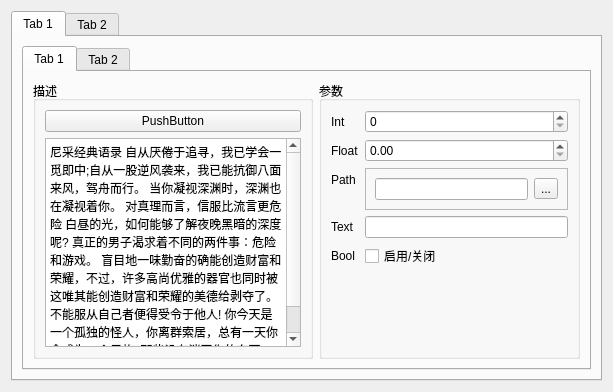
<?xml version="1.0" encoding="UTF-8"?>
<ui version="4.0">
 <class>Form</class>
 <widget class="QWidget" name="Form">
  <property name="geometry">
   <rect>
    <x>0</x>
    <y>0</y>
    <width>613</width>
    <height>392</height>
   </rect>
  </property>
  <property name="windowTitle">
   <string>Form</string>
  </property>
  <layout class="QVBoxLayout" name="verticalLayout">
   <item>
    <widget class="QTabWidget" name="tabWidget">
     <property name="currentIndex">
      <number>0</number>
     </property>
     <widget class="QWidget" name="tab">
      <attribute name="title">
       <string>Tab 1</string>
      </attribute>
      <layout class="QVBoxLayout" name="verticalLayout_2">
       <item>
        <widget class="QTabWidget" name="tabWidget_2">
         <property name="currentIndex">
          <number>0</number>
         </property>
         <widget class="QWidget" name="tab_3">
          <attribute name="title">
           <string>Tab 1</string>
          </attribute>
          <layout class="QHBoxLayout" name="horizontalLayout">
           <item>
            <widget class="QGroupBox" name="groupBox">
             <property name="title">
              <string>描述</string>
             </property>
             <layout class="QVBoxLayout" name="verticalLayout_3">
              <item>
               <widget class="QPushButton" name="pushButton">
                <property name="text">
                 <string>PushButton</string>
                </property>
               </widget>
              </item>
              <item>
               <widget class="QTextBrowser" name="textBrowser">
                <property name="html">
                 <string>&lt;!DOCTYPE HTML PUBLIC &quot;-//W3C//DTD HTML 4.0//EN&quot; &quot;http://www.w3.org/TR/REC-html40/strict.dtd&quot;&gt;
&lt;html&gt;&lt;head&gt;&lt;meta name=&quot;qrichtext&quot; content=&quot;1&quot; /&gt;&lt;meta charset=&quot;utf-8&quot; /&gt;&lt;style type=&quot;text/css&quot;&gt;
p, li { white-space: pre-wrap; }
hr { height: 1px; border-width: 0; }
li.unchecked::marker { content: &quot;\2610&quot;; }
li.checked::marker { content: &quot;\2612&quot;; }
&lt;/style&gt;&lt;/head&gt;&lt;body style=&quot; font-family:'Microsoft YaHei UI'; font-size:9pt; font-weight:400; font-style:normal;&quot;&gt;
&lt;p style=&quot; margin-top:0px; margin-bottom:0px; margin-left:0px; margin-right:0px; -qt-block-indent:0; text-indent:0px;&quot;&gt;尼采经典语录 自从厌倦于追寻，我已学会一觅即中;自从一股逆风袭来，我已能抗御八面来风，驾舟而行。 当你凝视深渊时，深渊也在凝视着你。 对真理而言，信服比流言更危险 白昼的光，如何能够了解夜晚黑暗的深度呢? 真正的男子渴求着不同的两件事：危险和游戏。 盲目地一味勤奋的确能创造财富和荣耀，不过，许多高尚优雅的器官也同时被这唯其能创造财富和荣耀的美德给剥夺了。 不能服从自己者便得受令于他人! 你今天是一个孤独的怪人，你离群索居，总有一天你会成为一个民族! 那些没有消灭你的东西，会使你变得更强壮&lt;/p&gt;&lt;/body&gt;&lt;/html&gt;</string>
                </property>
               </widget>
              </item>
             </layout>
            </widget>
           </item>
           <item>
            <widget class="QGroupBox" name="groupBox_2">
             <property name="title">
              <string>参数</string>
             </property>
             <layout class="QVBoxLayout" name="verticalLayout_4">
              <item>
               <layout class="QFormLayout" name="formLayout">
                <item row="0" column="0">
                 <widget class="QLabel" name="label_2">
                  <property name="text">
                   <string>Int</string>
                  </property>
                 </widget>
                </item>
                <item row="0" column="1">
                 <widget class="QSpinBox" name="spinBox"/>
                </item>
                <item row="1" column="0">
                 <widget class="QLabel" name="label_3">
                  <property name="text">
                   <string>Float</string>
                  </property>
                 </widget>
                </item>
                <item row="1" column="1">
                 <widget class="QDoubleSpinBox" name="doubleSpinBox"/>
                </item>
                <item row="2" column="0">
                 <widget class="QLabel" name="label">
                  <property name="text">
                   <string>Path</string>
                  </property>
                 </widget>
                </item>
                <item row="2" column="1">
                 <widget class="QFrame" name="frame">
                  <property name="frameShape">
                   <enum>QFrame::StyledPanel</enum>
                  </property>
                  <property name="frameShadow">
                   <enum>QFrame::Raised</enum>
                  </property>
                  <layout class="QHBoxLayout" name="horizontalLayout_2">
                   <item>
                    <widget class="QLineEdit" name="lineEdit_2"/>
                   </item>
                   <item>
                    <widget class="QToolButton" name="toolButton">
                     <property name="text">
                      <string>...</string>
                     </property>
                    </widget>
                   </item>
                  </layout>
                 </widget>
                </item>
                <item row="3" column="0">
                 <widget class="QLabel" name="label_4">
                  <property name="text">
                   <string>Text</string>
                  </property>
                 </widget>
                </item>
                <item row="3" column="1">
                 <widget class="QLineEdit" name="lineEdit"/>
                </item>
                <item row="4" column="0">
                 <widget class="QLabel" name="label_5">
                  <property name="text">
                   <string>Bool</string>
                  </property>
                 </widget>
                </item>
                <item row="4" column="1">
                 <widget class="QCheckBox" name="checkBox_2">
                  <property name="text">
                   <string>启用/关闭</string>
                  </property>
                 </widget>
                </item>
               </layout>
              </item>
             </layout>
            </widget>
           </item>
          </layout>
         </widget>
         <widget class="QWidget" name="tab_4">
          <attribute name="title">
           <string>Tab 2</string>
          </attribute>
         </widget>
        </widget>
       </item>
      </layout>
     </widget>
     <widget class="QWidget" name="tab_2">
      <attribute name="title">
       <string>Tab 2</string>
      </attribute>
     </widget>
    </widget>
   </item>
  </layout>
 </widget>
 <resources/>
 <connections/>
</ui>
